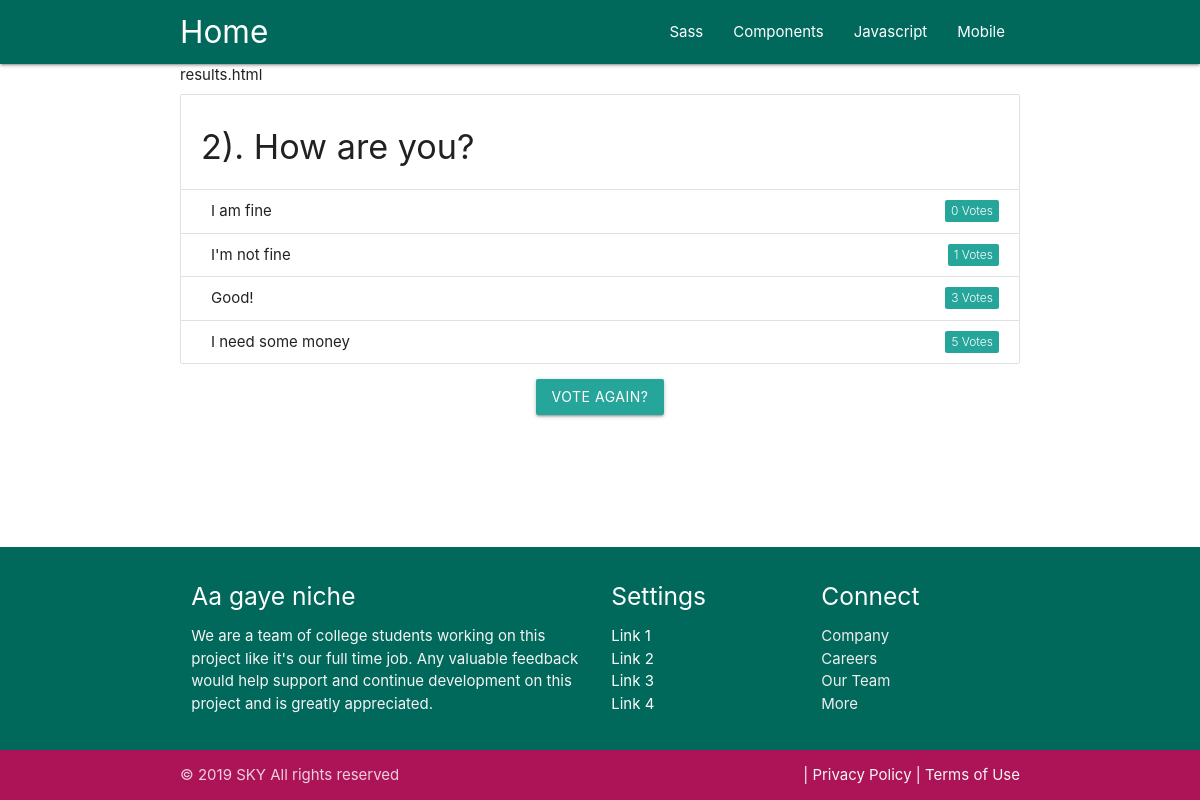
Before: /main/2/results/ with the older database file.
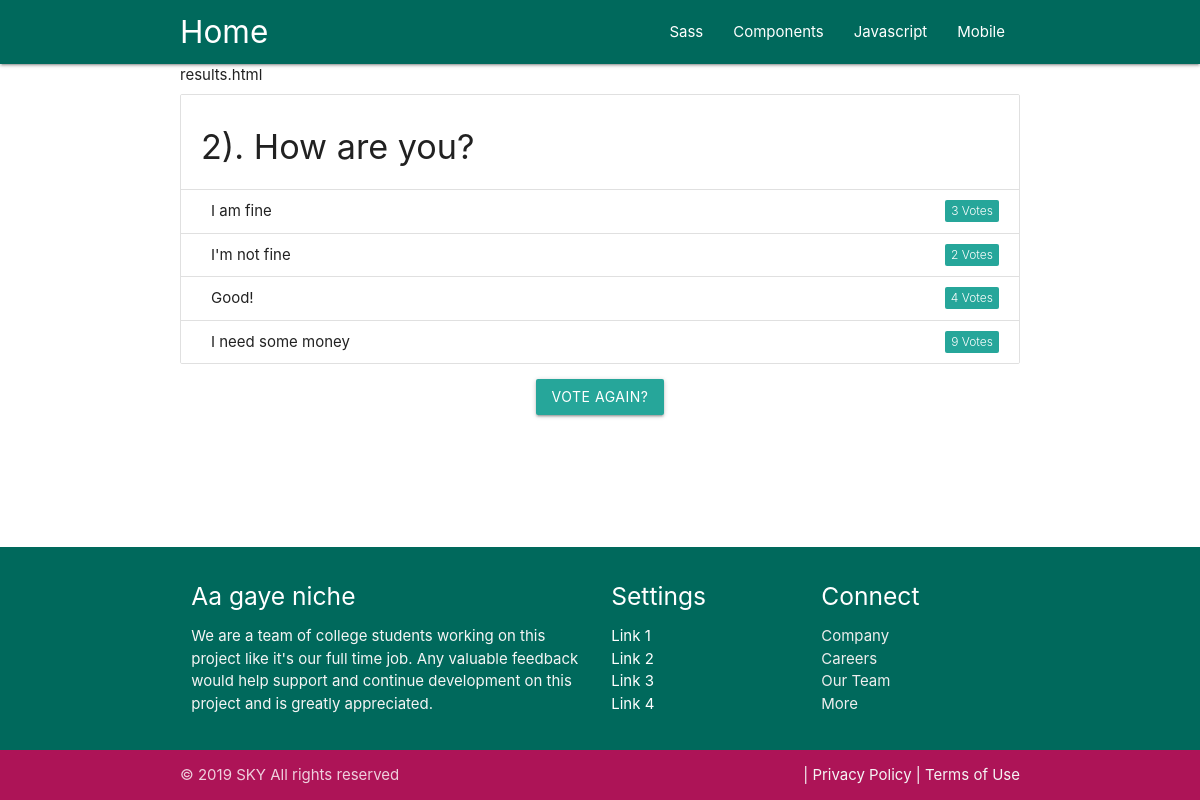
After: the same page with the newer database file.
### main/models.py (models this page shows, shortened)
class Question(models.Model):
    question_text = models.CharField(max_length=200)
    pub_date = models.DateTimeField('date published', default=timezone.now)

class Choice(models.Model):
    question = models.ForeignKey(Question, on_delete=models.CASCADE)
    choice_text = models.CharField(max_length=200)
    votes = models.IntegerField(default=0)

### main/views.py (the view)
# urls.py: path('<int:question_id>/results/', views.results, name='results'),
def results(request, question_id):
    question = get_object_or_404(Question, pk=question_id)
    return render(request, 'main/results.html', {'question': question})

### main/templates/main/results.html
{% extends 'main/header.html' %}
{% block content %}
    results.html
    <br>
    <ul class="collection with-header">
            <li class="collection-header"><h4>{{question.id}}).&nbsp;{{ question.question_text }}</h4></li>
            {% for choice in question.choice_set.all %}
                <li class="collection-item">
                    <div>
                        {{ choice.choice_text }}
                        <a href="#!" class="secondary-content">
                            <span class="new badge" data-badge-caption="Votes">{{ choice.votes }}</span>
                            </a>
                    </div>
                </li>
            {% endfor %}
    </ul>
    <center>
    <a href="{% url 'main:detail' question.id %}" class="waves-effect waves-light btn">Vote again?</a>
</center>
    {% endblock %}

### main/templates/main/header.html (shortened to what this page needs)
<!DOCTYPE html>
<html>
    <head>
        {% load static %}
        <link rel="stylesheet" type="text/css" href="{% static 'main/css/materialize.css' %}">
    </head>
    <body>
        {% include 'main/include/navbar.html' %}
        <main>
            <div class="container">
                {% block content %}
                {% endblock %}
            </div>
        </main>
        {% include 'main/include/footer.html' %}
    </body>
</html>

### main/templates/main/include/navbar.html (shortened to what this page needs)
<nav>
        <div class="nav-wrapper teal darken-3">
            <div class="container">
              <a href="/main" class="brand-logo">Home</a>
              <ul class="right hide-on-med-and-down">
                <li><a href="sass.html">Sass</a></li>
                <li><a href="badges.html">Components</a></li>
                <li><a href="collapsible.html">Javascript</a></li>
                <li><a href="mobile.html">Mobile</a></li>
              </ul>
            </div>
        </div>
      </nav>

### main/templates/main/include/footer.html
<footer id = "footer" class="page-footer teal darken-3">
    <div class="container">
        <div class="row">
            <div class="col l6 s12">
                <h5 class="white-text">Aa gaye niche</h5>
                <p class="grey-text text-lighten-4">We are a team of college students working on this project like it's our full time job. Any valuable feedback would help support and continue development on this project and is greatly appreciated.</p>
            </div>
            <div class="col l3 s12">
                <h5 class="white-text">Settings</h5>
                <ul>
                        <li><a class="white-text" href="#!">Link 1</a></li>
                        <li><a class="white-text" href="#!">Link 2</a></li>
                        <li><a class="white-text" href="#!">Link 3</a></li>
                        <li><a class="white-text" href="#!">Link 4</a></li>
                </ul>
            </div>
            <div class="col l3 s12">
                <h5 class="white-text">Connect</h5>
                <ul>
                        <li><a class="grey-text text-lighten-3" href="#!">Company</a></li>
                        <li><a class="grey-text text-lighten-3" href="#!">Careers</a></li>
                        <li><a class="grey-text text-lighten-3" href="#!">Our Team</a></li>
                        <li><a class="grey-text text-lighten-3" href="#!">More</a></li>
                </ul>
            </div>
        </div>
    </div>
    <div class="footer-copyright pink darken-3">
        <div class="container">
            © 2019 SKY All rights reserved
            <a class="grey-text text-lighten-4 right" href="#!">&nbsp;Terms of Use </a>
            <a class="grey-text text-lighten-4 right" href="#!">| Privacy Policy |</a>
        </div>
    </div>
</footer>

### main/templates/main/header.html (style rules this page uses)
body { display: flex; min-height: 100vh; flex-direction: column; }
main { flex: 1 0 auto; }

Changed rows visible on the page:
changed Choice "I am fine": votes "0" → "3"
changed Choice "I'm not fine": votes "1" → "2"
changed Choice "Good!": votes "3" → "4"
changed Choice "I need some money": votes "5" → "9"
